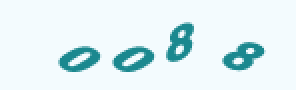
#> input picture qrCode/test/eng.wchao.exp0.tif, 148 x 45 px (shown 2 times larger)
$ python -i test1.py   (imports and definitions only)
#> lines starting #> are read from the running program, lines starting #| are printed output that depends on the picture; after the words box and inside, x2 and y2 are one past the last pixel; in counts of white or black regions, pixels touching at a corner belong together
import os
import pytesseract
from PIL import Image
from collections import defaultdict

# tesseract.exe所在的文件路径
pytesseract.pytesseract.tesseract_cmd = 'D:\\Program Files (x86)\\Tesseract-OCR\\tesseract.exe'


# 获取图片中像素点数量最多的像素
def get_threshold(image):
    pixel_dict = defaultdict(int)

    # 像素及该像素出现次数的字典
    rows, cols = image.size
    for i in range(rows):
        for j in range(cols):
            pixel = image.getpixel((i, j))
            pixel_dict[pixel] += 1

    count_max = max(pixel_dict.values())  # 获取像素出现出多的次数
    pixel_dict_reverse = {v: k for k, v in pixel_dict.items()}
    threshold = pixel_dict_reverse[count_max]  # 获取出现次数最多的像素点

    return threshold


# 按照阈值进行二值化处理
# threshold: 像素阈值
def get_bin_table(threshold):
    # 获取灰度转二值的映射table
    table = []
    for i in range(256):
        rate = 0.1  # 在threshold的适当范围内进行处理
        if threshold * (1 - rate) <= i <= threshold * (1 + rate):
            table.append(1)
        else:
            table.append(0)
    return table


# 去掉二值化处理后的图片中的噪声点
def cut_noise(image):
    rows, cols = image.size  # 图片的宽度和高度
    change_pos = []  # 记录噪声点位置

    # 遍历图片中的每个点，除掉边缘
    for i in range(1, rows - 1):
        for j in range(1, cols - 1):
            # pixel_set用来记录该店附近的黑色像素的数量
            pixel_set = []
            # 取该点的邻域为以该点为中心的九宫格
            for m in range(i - 1, i + 2):
                for n in range(j - 1, j + 2):
                    if image.getpixel((m, n)) != 1:  # 1为白色,0位黑色
                        pixel_set.append(image.getpixel((m, n)))

            # 如果该位置的九宫内的黑色数量小于等于4，则判断为噪声
            if len(pixel_set) <= 4:
                change_pos.append((i, j))

    # 对相应位置进行像素修改，将噪声处的像素置为1（白色）
    for pos in change_pos:
        image.putpixel(pos, 1)

    return image  # 返回修改后的图片


def rotate(image):
    rows, cols = image.size  # 图片的宽度和高度
    for i in range(1, rows - 1):
        for j in range(1, cols - 1):
            pass


# 识别图片中的数字加字母
# 传入参数为图片路径，返回结果为：识别结果
def OCR_lmj(img_path):
#> called with img_path = 'test/eng.wchao.exp0.tif'
    image = Image.open(img_path)  # 打开图片文件
#> image is the input picture: PIL image 148x45 P; mean R, G, B 222.7, 240.2, 243.6
    imgry = image.convert('L')  # 转化为灰度图
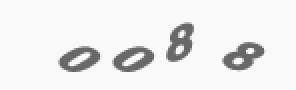
#> imgry: PIL image 148x45 L (shown 2 times larger); min 104, max 249, mean 235.4

    # 获取图片中的出现次数最多的像素，即为该图片的背景
    max_pixel = get_threshold(imgry)
#> after the loop in get_threshold, `for i in range(rows):`: pixel_dict = 9 items
#> in get_threshold, `count_max = max(pixel_dict.values())`: count_max = 5899
#> in get_threshold, `pixel_dict_reverse = {v: k for k, v in pixel_dict.items()}`: pixel_dict_reverse = {5899: 249, 43: 230, 34: 176, 35: 213, 482: 104, 40: 140, 48: 122, 39: 158}
#> in get_threshold, `threshold = pixel_dict_reverse[count_max]`: threshold = 249
#> max_pixel = 249

    # 将图片进行二值化处理
    table = get_bin_table(threshold=max_pixel)
#> after the loop in get_bin_table, `for i in range(256):`: table = 256 values from 0 to 1
#> table = 256 values from 0 to 1
    out = imgry.point(table, '1')
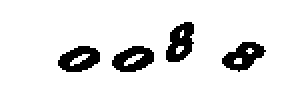
#> out: PIL image 148x45 1 (shown 2 times larger); 89.2% white; 4 black regions, box (x1, y1, x2, y2) and area: (83, 11, 97, 31) 185, (111, 21, 133, 36) 181, (29, 23, 50, 36) 176, (56, 23, 77, 36) 176

    # 去掉图片中的噪声（孤立点）
    out = cut_noise(out)
#> after the loop in cut_noise, `for i in range(1, rows - 1):`: change_pos = 5548 pairs, first value 1 to 146, second value 1 to 43
#> the loop in cut_noise, `for pos in change_pos:` made 5548 passes
#> pos on passes 1 to 3: (1, 1), (1, 2), (1, 3)
#> after the loop in cut_noise, `for pos in change_pos:`: image: PIL image 148x45 1; 89.3% white; 4 black regions, box (x1, y1, x2, y2) and area: (83, 11, 97, 31) 184, (111, 21, 132, 35) 178, (29, 23, 50, 36) 176, (56, 23, 77, 36) 176

    # 保存图片
    # out.save('./test/tmp.jpg')

    # 仅识别图片中的数字
#> (the run stopped early here; a loop or call above may not have finished)
